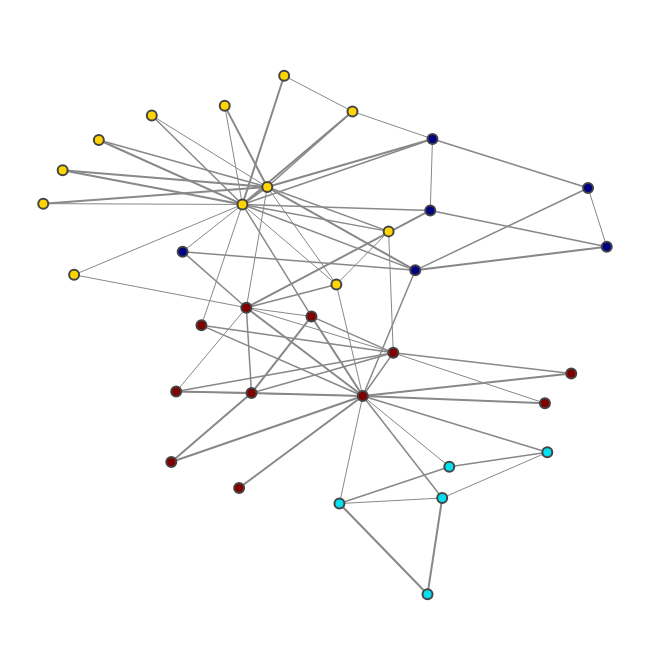

The notebook cell saved with this chart:
### Code cell
iplot(nnn_fig)

### Figure 1 — Plotly figure (JSON) as saved in the notebook; plotly's stock layout.template omitted (floating-point values rounded to 4 significant figures)
{"data": [{"hoverinfo": "none", "line": {"color": "#888", "width": 1.5}, "mode": "lines", "type": "scatter", "x": [-3.538, -3.353], "y": [-1.73, -1.255]}, {"hoverinfo": "none", "line": {"color": "#888", "width": 2}, "mode": "lines", "type": "scatter", "x": [-3.538, -4.245], "y": [-1.73, -0.7592]}, {"hoverinfo": "none", "line": {"color": "#888", "width": 1}, "mode": "lines", "type": "scatter", "x": [-3.353, -4.245], "y": [-1.255, -0.7592]}, {"hoverinfo": "none", "line": {"color": "#888", "width": 2}, "mode": "lines", "type": "scatter", "x": [-3.538, -4.213], "y": [-1.73, -1.698]}, {"hoverinfo": "none", "line": {"color": "#888", "width": 1.5}, "mode": "lines", "type": "scatter", "x": [-3.353, -4.213], "y": [-1.255, -1.698]}, {"hoverinfo": "none", "line": {"color": "#888", "width": 1.5}, "mode": "lines", "type": "scatter", "x": [-4.245, -4.213], "y": [-0.7592, -1.698]}, {"hoverinfo": "none", "line": {"color": "#888", "width": 1}, "mode": "lines", "type": "scatter", "x": [-3.538, -3.013], "y": [-1.73, -2.507]}, {"hoverinfo": "none", "line": {"color": "#888", "width": 1.5}, "mode": "lines", "type": "scatter", "x": [-3.538, -3.056], "y": [-1.73, -2.851]}, {"hoverinfo": "none", "line": {"color": "#888", "width": 1}, "mode": "lines", "type": "scatter", "x": [-3.538, -3.68], "y": [-1.73, -2.912]}, {"hoverinfo": "none", "line": {"color": "#888", "width": 1.5}, "mode": "lines", "type": "scatter", "x": [-3.013, -3.68], "y": [-2.507, -2.912]}, {"hoverinfo": "none", "line": {"color": "#888", "width": 1}, "mode": "lines", "type": "scatter", "x": [-3.056, -3.68], "y": [-2.851, -2.912]}, {"hoverinfo": "none", "line": {"color": "#888", "width": 1}, "mode": "lines", "type": "scatter", "x": [-3.538, -4.671], "y": [-1.73, -1.681]}, {"hoverinfo": "none", "line": {"color": "#888", "width": 1.5}, "mode": "lines", "type": "scatter", "x": [-3.353, -4.671], "y": [-1.255, -1.681]}, {"hoverinfo": "none", "line": {"color": "#888", "width": 1}, "mode": "lines", "type": "scatter", "x": [-4.245, -4.671], "y": [-0.7592, -1.681]}, {"hoverinfo": "none", "line": {"color": "#888", "width": 2}, "mode": "lines", "type": "scatter", "x": [-4.213, -4.671], "y": [-1.698, -1.681]}, {"hoverinfo": "none", "line": {"color": "#888", "width": 1}, "mode": "lines", "type": "scatter", "x": [-3.538, -3.698], "y": [-1.73, -0.5033]}, {"hoverinfo": "none", "line": {"color": "#888", "width": 1.5}, "mode": "lines", "type": "scatter", "x": [-4.245, -3.698], "y": [-0.7592, -0.5033]}, {"hoverinfo": "none", "line": {"color": "#888", "width": 1}, "mode": "lines", "type": "scatter", "x": [-4.245, -5.29], "y": [-0.7592, -0.3976]}, {"hoverinfo": "none", "line": {"color": "#888", "width": 1.5}, "mode": "lines", "type": "scatter", "x": [-3.538, -2.418], "y": [-1.73, -2.349]}, {"hoverinfo": "none", "line": {"color": "#888", "width": 1.5}, "mode": "lines", "type": "scatter", "x": [-3.013, -2.418], "y": [-2.507, -2.349]}, {"hoverinfo": "none", "line": {"color": "#888", "width": 1}, "mode": "lines", "type": "scatter", "x": [-3.056, -2.418], "y": [-2.851, -2.349]}, {"hoverinfo": "none", "line": {"color": "#888", "width": 2}, "mode": "lines", "type": "scatter", "x": [-3.538, -4.289], "y": [-1.73, -2.741]}, {"hoverinfo": "none", "line": {"color": "#888", "width": 2}, "mode": "lines", "type": "scatter", "x": [-3.538, -4.7], "y": [-1.73, -2.456]}, {"hoverinfo": "none", "line": {"color": "#888", "width": 2}, "mode": "lines", "type": "scatter", "x": [-4.213, -4.7], "y": [-1.698, -2.456]}, {"hoverinfo": "none", "line": {"color": "#888", "width": 2}, "mode": "lines", "type": "scatter", "x": [-3.538, -3.849], "y": [-1.73, -0.8553]}, {"hoverinfo": "none", "line": {"color": "#888", "width": 1.5}, "mode": "lines", "type": "scatter", "x": [-3.353, -3.849], "y": [-1.255, -0.8553]}, {"hoverinfo": "none", "line": {"color": "#888", "width": 1}, "mode": "lines", "type": "scatter", "x": [-4.245, -3.849], "y": [-0.7592, -0.8553]}, {"hoverinfo": "none", "line": {"color": "#888", "width": 2}, "mode": "lines", "type": "scatter", "x": [-4.213, -3.849], "y": [-1.698, -0.8553]}, {"hoverinfo": "none", "line": {"color": "#888", "width": 2}, "mode": "lines", "type": "scatter", "x": [-3.056, -3.145], "y": [-2.851, -3.908]}, {"hoverinfo": "none", "line": {"color": "#888", "width": 2}, "mode": "lines", "type": "scatter", "x": [-3.68, -3.145], "y": [-2.912, -3.908]}, {"hoverinfo": "none", "line": {"color": "#888", "width": 2}, "mode": "lines", "type": "scatter", "x": [-3.538, -2.273], "y": [-1.73, -1.482]}, {"hoverinfo": "none", "line": {"color": "#888", "width": 1.5}, "mode": "lines", "type": "scatter", "x": [-3.353, -2.273], "y": [-1.255, -1.482]}, {"hoverinfo": "none", "line": {"color": "#888", "width": 1.5}, "mode": "lines", "type": "scatter", "x": [-3.538, -4.517], "y": [-1.73, -0.9532]}, {"hoverinfo": "none", "line": {"color": "#888", "width": 1.5}, "mode": "lines", "type": "scatter", "x": [-3.353, -4.517], "y": [-1.255, -0.9532]}, {"hoverinfo": "none", "line": {"color": "#888", "width": 2}, "mode": "lines", "type": "scatter", "x": [-3.538, -2.432], "y": [-1.73, -1.809]}, {"hoverinfo": "none", "line": {"color": "#888", "width": 1}, "mode": "lines", "type": "scatter", "x": [-3.353, -2.432], "y": [-1.255, -1.809]}, {"hoverinfo": "none", "line": {"color": "#888", "width": 1.5}, "mode": "lines", "type": "scatter", "x": [-3.115, -2.171], "y": [1.095, 0.5567]}, {"hoverinfo": "none", "line": {"color": "#888", "width": 1}, "mode": "lines", "type": "scatter", "x": [-2.057, -2.171], "y": [-0.0884, 0.5567]}, {"hoverinfo": "none", "line": {"color": "#888", "width": 2}, "mode": "lines", "type": "scatter", "x": [-4.245, -3.128], "y": [-0.7592, 0.309]}, {"hoverinfo": "none", "line": {"color": "#888", "width": 1}, "mode": "lines", "type": "scatter", "x": [-3.115, -3.128], "y": [1.095, 0.309]}, {"hoverinfo": "none", "line": {"color": "#888", "width": 1.5}, "mode": "lines", "type": "scatter", "x": [-2.057, -3.128], "y": [-0.0884, 0.309]}, {"hoverinfo": "none", "line": {"color": "#888", "width": 1.5}, "mode": "lines", "type": "scatter", "x": [-4.245, -4.631], "y": [-0.7592, -0.1436]}, {"hoverinfo": "none", "line": {"color": "#888", "width": 1}, "mode": "lines", "type": "scatter", "x": [-3.115, -3.601], "y": [1.095, 1.397]}, {"hoverinfo": "none", "line": {"color": "#888", "width": 1}, "mode": "lines", "type": "scatter", "x": [-4.015, -3.601], "y": [1.79, 1.397]}, {"hoverinfo": "none", "line": {"color": "#888", "width": 1}, "mode": "lines", "type": "scatter", "x": [-3.353, -3.381], "y": [-1.255, 0.07937]}, {"hoverinfo": "none", "line": {"color": "#888", "width": 1}, "mode": "lines", "type": "scatter", "x": [-3.698, -3.381], "y": [-0.5033, 0.07937]}, {"hoverinfo": "none", "line": {"color": "#888", "width": 1.5}, "mode": "lines", "type": "scatter", "x": [-3.538, -3.22], "y": [-1.73, -0.3486]}, {"hoverinfo": "none", "line": {"color": "#888", "width": 2}, "mode": "lines", "type": "scatter", "x": [-2.057, -3.22], "y": [-0.0884, -0.3486]}, {"hoverinfo": "none", "line": {"color": "#888", "width": 1.5}, "mode": "lines", "type": "scatter", "x": [-2.171, -3.22], "y": [0.5567, -0.3486]}, {"hoverinfo": "none", "line": {"color": "#888", "width": 1.5}, "mode": "lines", "type": "scatter", "x": [-4.631, -3.22], "y": [-0.1436, -0.3486]}, {"hoverinfo": "none", "line": {"color": "#888", "width": 1}, "mode": "lines", "type": "scatter", "x": [-4.245, -4.118], "y": [-0.7592, 0.5669]}, {"hoverinfo": "none", "line": {"color": "#888", "width": 1}, "mode": "lines", "type": "scatter", "x": [-3.698, -4.118], "y": [-0.5033, 0.5669]}, {"hoverinfo": "none", "line": {"color": "#888", "width": 1}, "mode": "lines", "type": "scatter", "x": [-4.819, -4.118], "y": [1.353, 0.5669]}, {"hoverinfo": "none", "line": {"color": "#888", "width": 2}, "mode": "lines", "type": "scatter", "x": [-5.36, -4.118], "y": [0.751, 0.5669]}, {"hoverinfo": "none", "line": {"color": "#888", "width": 2}, "mode": "lines", "type": "scatter", "x": [-4.376, -4.118], "y": [1.459, 0.5669]}, {"hoverinfo": "none", "line": {"color": "#888", "width": 1.5}, "mode": "lines", "type": "scatter", "x": [-5.14, -4.118], "y": [1.084, 0.5669]}, {"hoverinfo": "none", "line": {"color": "#888", "width": 2}, "mode": "lines", "type": "scatter", "x": [-5.477, -4.118], "y": [0.3842, 0.5669]}, {"hoverinfo": "none", "line": {"color": "#888", "width": 2}, "mode": "lines", "type": "scatter", "x": [-3.115, -4.118], "y": [1.095, 0.5669]}, {"hoverinfo": "none", "line": {"color": "#888", "width": 1.5}, "mode": "lines", "type": "scatter", "x": [-3.601, -4.118], "y": [1.397, 0.5669]}, {"hoverinfo": "none", "line": {"color": "#888", "width": 1.5}, "mode": "lines", "type": "scatter", "x": [-3.381, -4.118], "y": [0.07937, 0.5669]}, {"hoverinfo": "none", "line": {"color": "#888", "width": 2}, "mode": "lines", "type": "scatter", "x": [-3.22, -4.118], "y": [-0.3486, 0.5669]}, {"hoverinfo": "none", "line": {"color": "#888", "width": 1}, "mode": "lines", "type": "scatter", "x": [-3.698, -4.269], "y": [-0.5033, 0.3752]}, {"hoverinfo": "none", "line": {"color": "#888", "width": 1}, "mode": "lines", "type": "scatter", "x": [-5.29, -4.269], "y": [-0.3976, 0.3752]}, {"hoverinfo": "none", "line": {"color": "#888", "width": 1.5}, "mode": "lines", "type": "scatter", "x": [-3.849, -4.269], "y": [-0.8553, 0.3752]}, {"hoverinfo": "none", "line": {"color": "#888", "width": 1.5}, "mode": "lines", "type": "scatter", "x": [-4.819, -4.269], "y": [1.353, 0.3752]}, {"hoverinfo": "none", "line": {"color": "#888", "width": 2}, "mode": "lines", "type": "scatter", "x": [-5.36, -4.269], "y": [0.751, 0.3752]}, {"hoverinfo": "none", "line": {"color": "#888", "width": 1}, "mode": "lines", "type": "scatter", "x": [-4.376, -4.269], "y": [1.459, 0.3752]}, {"hoverinfo": "none", "line": {"color": "#888", "width": 1}, "mode": "lines", "type": "scatter", "x": [-4.517, -4.269], "y": [-0.9532, 0.3752]}, {"hoverinfo": "none", "line": {"color": "#888", "width": 2}, "mode": "lines", "type": "scatter", "x": [-5.14, -4.269], "y": [1.084, 0.3752]}, {"hoverinfo": "none", "line": {"color": "#888", "width": 1}, "mode": "lines", "type": "scatter", "x": [-5.477, -4.269], "y": [0.3842, 0.3752]}, {"hoverinfo": "none", "line": {"color": "#888", "width": 1.5}, "mode": "lines", "type": "scatter", "x": [-3.115, -4.269], "y": [1.095, 0.3752]}, {"hoverinfo": "none", "line": {"color": "#888", "width": 2}, "mode": "lines", "type": "scatter", "x": [-4.015, -4.269], "y": [1.79, 0.3752]}, {"hoverinfo": "none", "line": {"color": "#888", "width": 1.5}, "mode": "lines", "type": "scatter", "x": [-3.128, -4.269], "y": [0.309, 0.3752]}, {"hoverinfo": "none", "line": {"color": "#888", "width": 1}, "mode": "lines", "type": "scatter", "x": [-4.631, -4.269], "y": [-0.1436, 0.3752]}, {"hoverinfo": "none", "line": {"color": "#888", "width": 2}, "mode": "lines", "type": "scatter", "x": [-3.601, -4.269], "y": [1.397, 0.3752]}, {"hoverinfo": "none", "line": {"color": "#888", "width": 1.5}, "mode": "lines", "type": "scatter", "x": [-3.381, -4.269], "y": [0.07937, 0.3752]}, {"hoverinfo": "none", "line": {"color": "#888", "width": 1.5}, "mode": "lines", "type": "scatter", "x": [-3.22, -4.269], "y": [-0.3486, 0.3752]}, {"hoverinfo": "none", "line": {"color": "#888", "width": 2}, "mode": "lines", "type": "scatter", "x": [-4.118, -4.269], "y": [0.5669, 0.3752]}, {"hoverinfo": "text", "marker": {"color": [0, 0, 0, 0, 2, 2, 2, 0, 1, 1, 2, 0, 0, 0, 1, 1, 2, 0, 1, 0, 1, 0, 1, 3, 3, 3, 1, 3, 3, 1, 1, 3, 1, 1], "colorbar": {"thickness": 15, "title": "", "titleside": "right", "xanchor": "left"}, "colorscale": "Jet", "line": {"width": 2}, "reversescale": true, "showscale": false, "size": 10}, "mode": "markers", "showlegend": true, "text": ["Group Number: 0", "Group Number: 0", "Group Number: 0", "Group Number: 0", "Group Number: 2", "Group Number: 2", "Group Number: 2", "Group Number: 0", "Group Number: 1", "Group Number: 1", "Group Number: 2", "Group Number: 0", "Group Number: 0", "Group Number: 0", "Group Number: 1", "Group Number: 1", "Group Number: 2", "Group Number: 0", "Group Number: 1", "Group Number: 0", "Group Number: 1", "Group Number: 0", "Group Number: 1", "Group Number: 3", "Group Number: 3", "Group Number: 3", "Group Number: 1", "Group Number: 3", "Group Number: 3", "Group Number: 1", "Group Number: 1", "Group Number: 3", "Group Number: 1", "Group Number: 1"], "type": "scatter", "x": [-3.538, -3.353, -4.245, -4.213, -3.013, -3.056, -3.68, -4.671, -3.698, -5.29, -2.418, -4.289, -4.7, -3.849, -4.819, -5.36, -3.145, -2.273, -4.376, -4.517, -5.14, -2.432, -5.477, -3.115, -2.057, -2.171, -4.015, -3.128, -4.631, -3.601, -3.381, -3.22, -4.118, -4.269], "y": [-1.73, -1.255, -0.7592, -1.698, -2.507, -2.851, -2.912, -1.681, -0.5033, -0.3976, -2.349, -2.741, -2.456, -0.8553, 1.353, 0.751, -3.908, -1.482, 1.459, -0.9532, 1.084, -1.809, 0.3842, 1.095, -0.0884, 0.5567, 1.79, 0.309, -0.1436, 1.397, 0.07937, -0.3486, 0.5669, 0.3752]}], "layout": {"annotations": [{"showarrow": false, "text": "", "x": 0.005, "xref": "paper", "y": -0.002, "yref": "paper"}], "height": 650, "hovermode": "closest", "margin": {"b": 20, "l": 5, "r": 5, "t": 40}, "showlegend": false, "title": "", "titlefont": {"size": 16}, "width": 650, "xaxis": {"showgrid": false, "showticklabels": false, "zeroline": false}, "yaxis": {"showgrid": false, "showticklabels": false, "zeroline": false}}}
